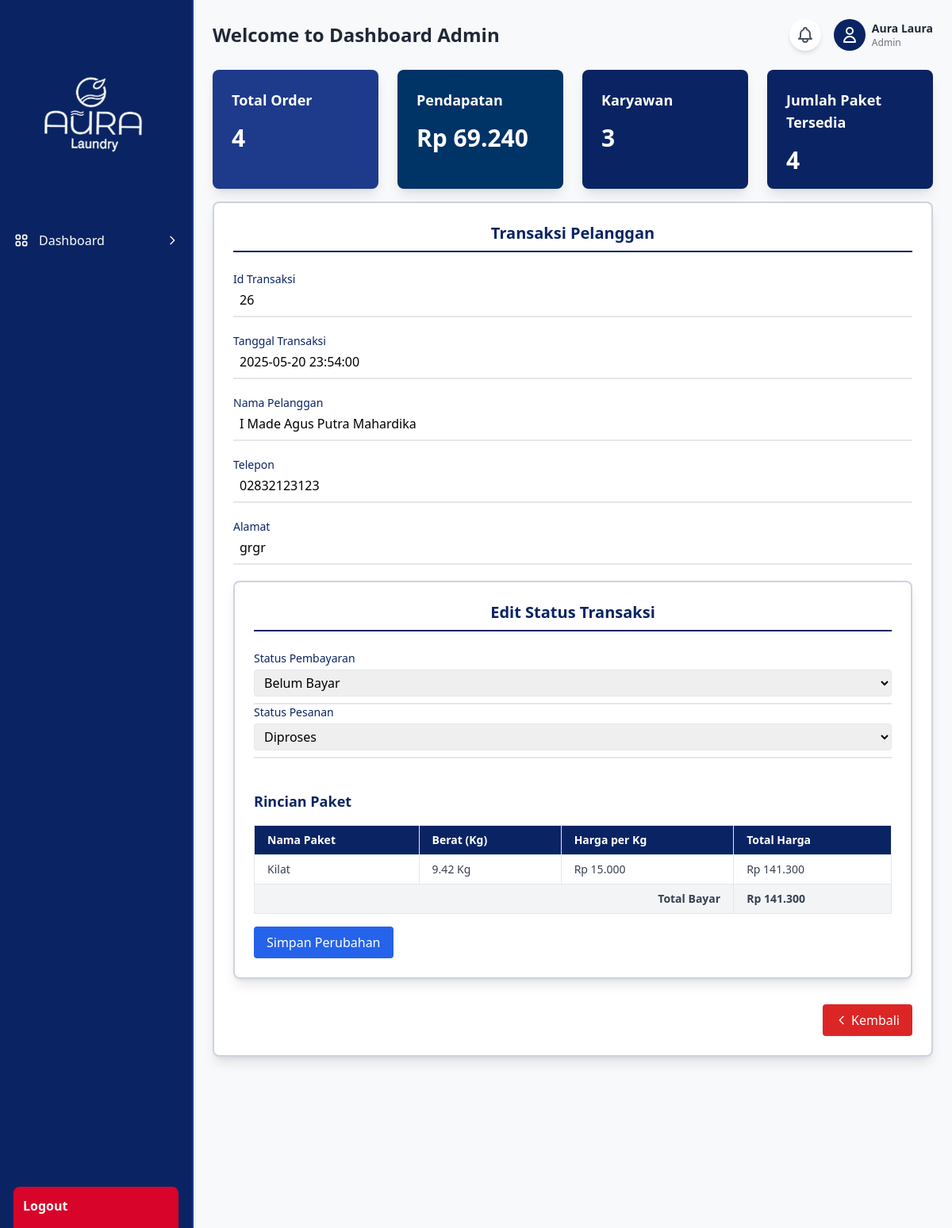
The app's page /karyawan/index.php?page=view_transaksi&id=26 (signed in) with its own data.
### tables this page shows
CREATE TABLE `tbl_transaksi` (
  `id_transaksi` int(11) NOT NULL,
  `id_paket` int(11) NOT NULL,
  `nama_pelanggan` varchar(100) NOT NULL,
  `berat` varchar(12) NOT NULL,
  `no_hp` varchar(15) NOT NULL,
  `alamat` text NOT NULL,
  `total_harga` decimal(10,2) DEFAULT NULL,
  `tanggal_transaksi` datetime DEFAULT current_timestamp(),
  `tanggal_selesai` datetime DEFAULT NULL,
  `status_pesanan` enum('Diproses','Selesai','Diambil') DEFAULT 'Diproses',
  `status_pembayaran` enum('Belum Bayar','Lunas') DEFAULT 'Belum Bayar',
  `id_user` int(11) DEFAULT NULL
);

CREATE TABLE `tbl_paket` (
  `id_paket` int(11) NOT NULL,
  `kode_paket` varchar(50) NOT NULL,
  `nama_paket` varchar(100) NOT NULL,
  `harga_per_kilo` decimal(10,2) NOT NULL,
  `deskripsi` text DEFAULT NULL,
  `waktu_selesai` int(11) DEFAULT 1
);

### karyawan/content/kelola_transaksi/view_transaksi.php (the view, shortened to what this page needs)
<?php
$id = isset($_GET['id']) ? intval($_GET['id']) : 0;
$sql = "SELECT * FROM tbl_transaksi WHERE id_transaksi = $id";
$result = $conn->query($sql);
if ($row = $result->fetch_assoc()) {
?>
<?php
$queryDetail = "SELECT transaksi.*, paket.nama_paket, paket.harga_per_kilo
                FROM tbl_transaksi transaksi
                JOIN tbl_paket paket ON transaksi.id_paket = paket.id_paket
                WHERE transaksi.id_transaksi = $id";
$resultDetail = $conn->query($queryDetail);
$total_harga = 0;
?>
    <div class="mx-auto bg-white rounded-lg shadow-lg p-6 mt-4 mb-48 border-2 border-[#0a2463]/20">
        <h1 class="text-xl font-bold text-center text-[#0a2463] mb-6 border-b-2 border-[#0a2463] pb-2">Transaksi Pelanggan</h1>
        <div class="space-y-5">
            <div class="border-b-2 border-gray-200 hover:border-[#0a2463] transition-colors duration-300 pb-2 group">
                <label class="block text-sm font-medium text-[#0a2463] mb-1">Id Transaksi</label>
                <div class="h-6 group-hover:text-[#0a2463] font-medium transition-colors duration-300 px-2">
                    <?= htmlspecialchars($row['id_transaksi']) ?>
                </div>
            </div>
            <div class="border-b-2 border-gray-200 hover:border-[#0a2463] transition-colors duration-300 pb-2 group">
                <label class="block text-sm font-medium text-[#0a2463] mb-1">Tanggal Transaksi</label>
                <div class="h-6 group-hover:text-[#0a2463] font-medium transition-colors duration-300 px-2">
                    <?= htmlspecialchars($row['tanggal_transaksi']) ?>
                </div>
            </div>
            <div class="border-b-2 border-gray-200 hover:border-[#0a2463] transition-colors duration-300 pb-2 group">
                <label class="block text-sm font-medium     text-[#0a2463] mb-1">Nama Pelanggan</label>
                <div class="h-6 group-hover:text-[#0a2463] font-medium transition-colors duration-300 px-2">
                    <?= htmlspecialchars($row['nama_pelanggan']) ?>
                </div>
            </div>
            <div class="border-b-2 border-gray-200 hover:border-[#0a2463] transition-colors duration-300 pb-2 group">
                <label class="block text-sm font-medium text-[#0a2463] mb-1">Telepon</label>
                <div class="h-6 group-hover:text-[#0a2463] font-medium transition-colors duration-300 px-2">
                    <?= htmlspecialchars($row['no_hp']) ?>
                </div>
            </div>
            <div class="border-b-2 border-gray-200 hover:border-[#0a2463] transition-colors duration-300 pb-2 group">
                <label class="block text-sm font-medium text-[#0a2463] mb-1">Alamat</label>
                <div class="h-6 group-hover:text-[#0a2463] font-medium transition-colors duration-300 px-2">
                    <?= htmlspecialchars($row['alamat']) ?>
                </div>
            </div>
<div class="mx-auto bg-white rounded-lg shadow-lg p-6 mt-4 border-2 border-[#0a2463]/20">
    <h1 class="text-xl font-bold text-center text-[#0a2463] mb-6 border-b-2 border-[#0a2463] pb-2">Edit Status Transaksi</h1>
    <form method="POST">
        <div class="border-b-2 border-gray-200 hover:border-[#0a2463] transition-colors duration-300 pb-2 group">
            <label class="block text-sm font-medium text-[#0a2463] mb-1">Status Pembayaran</label>
            <select name="status_pembayaran" class="w-full px-2 py-1 border rounded">
                <option value="belum bayar" <?= ($row['status_pembayaran'] == 'belum bayar') ? 'selected' : '' ?>>Belum Bayar</option>
            </select>
        </div>
        <div class="border-b-2 border-gray-200 hover:border-[#0a2463] transition-colors duration-300 pb-2 group">
            <label class="block text-sm font-medium text-[#0a2463] mb-1">Status Pesanan</label>
            <select name="status_pesanan" class="w-full px-2 py-1 border rounded">
                <option value="diproses" <?= ($row['status_pesanan'] == 'diproses') ? 'selected' : '' ?>>Diproses</option>
            </select>
        </div>
        <div class="mt-10">
    <h2 class="text-lg font-bold text-[#0a2463] mb-4">Rincian Paket</h2>
    <div class="overflow-x-auto">
        <table class="min-w-full border text-sm text-left text-gray-700">
            <thead class="bg-[#0a2463] text-white">
                <tr>
                    <th class="py-2 px-4 border">Nama Paket</th>
                    <th class="py-2 px-4 border">Berat (Kg)</th>
                    <th class="py-2 px-4 border">Harga per Kg</th>
                    <th class="py-2 px-4 border">Total Harga</th>
                </tr>
            </thead>
            <tbody>
                <?php while ($item = $resultDetail->fetch_assoc()): ?>
                    <?php
                        $subTotal = $item['berat'] * $item['harga_per_kilo'];
                        $total_harga += $subTotal;
                    ?>
                    <tr class="border-t">
                        <td class="py-2 px-4 border"><?= htmlspecialchars($item['nama_paket']) ?></td>
                        <td class="py-2 px-4 border"><?= $item['berat'] ?> Kg</td>
                        <td class="py-2 px-4 border">Rp <?= number_format($item['harga_per_kilo'], 0, ',', '.') ?></td>
                        <td class="py-2 px-4 border">Rp <?= number_format($subTotal, 0, ',', '.') ?></td>
                    </tr>
                <?php endwhile; ?>
                <tr class="bg-gray-100 font-semibold">
                    <td colspan="3" class="py-2 px-4 text-right border">Total Bayar</td>
                    <td class="py-2 px-4 border">Rp <?= number_format($total_harga, 0, ',', '.') ?></td>
                </tr>
            </tbody>
        </table>
    </div>
</div>
        <div class="mt-4">
            <button type="submit" class="px-4 py-2 bg-blue-600 text-white rounded hover:bg-blue-700 transition">
                Simpan Perubahan
            </button>
        </div>
    </form>
</div>
        </div>
        <div class="mt-8 flex justify-end">
      <a href="?page=kelola_transaksi" class="px-4 py-2 bg-red-600 text-white rounded hover:bg-red-700/80 transition-colors duration-300 flex items-center">
        <svg xmlns="http://www.w3.org/2000/svg" class="h-4 w-4 mr-1" fill="none" viewBox="0 0 24 24" stroke="currentColor">
          <path stroke-linecap="round" stroke-linejoin="round" stroke-width="2" d="M15 19l-7-7 7-7" />
        </svg>
        Kembali
      </a>
    </div>
    </div>
    <?php
} else {
    echo "<p class='text-center text-red-500'>Data tidak ditemukan!</p>";
}
?>

### records on screen
tbl_transaksi: id_transaksi "26", tanggal_transaksi "2025-05-20 23:54:00", nama_pelanggan "I Made Agus Putra Mahardika", no_hp "02832123123", alamat "grgr", id_paket.nama_paket "Kilat", berat "9.42", id_paket.harga_per_kilo "15.000", berat.harga_per_kilo "141.300"

### other values on screen
$_SESSION['role'] "Admin"
$_SESSION['name'] "Aura Laura"
$row "4"
$total_pendapatan "69.240"
$row "3"
$total_harga "141.300"
